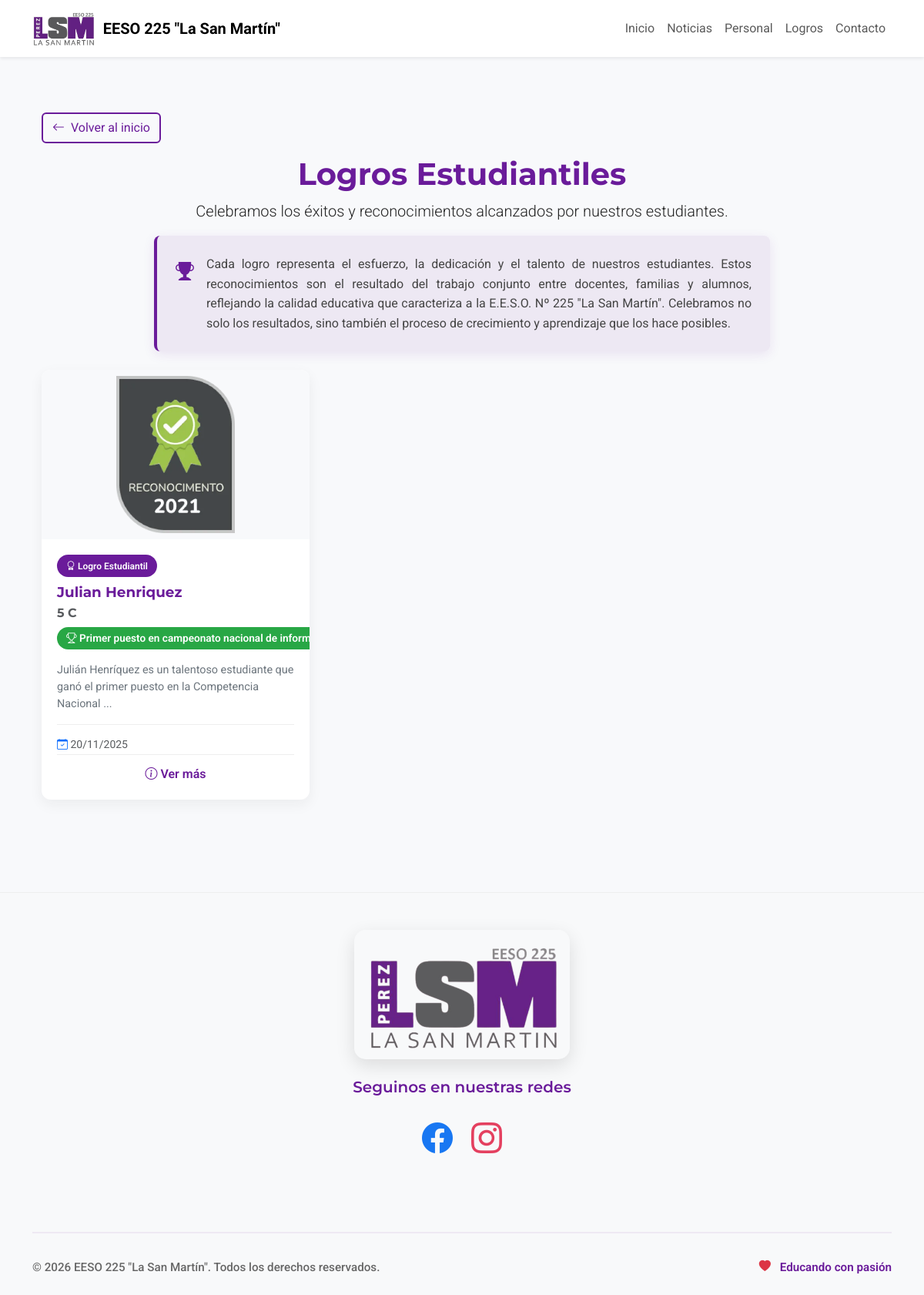
The page /logros.php on the database its author committed.
### tables this page shows
CREATE TABLE `logros_estudiantiles` (
  `id` int(11) NOT NULL,
  `nombre_estudiante` varchar(100) NOT NULL,
  `curso_division` varchar(50) NOT NULL,
  `logro` varchar(200) NOT NULL,
  `descripcion` text NOT NULL,
  `foto` varchar(255) DEFAULT NULL,
  `fecha_logro` date DEFAULT NULL,
  `visible` tinyint(1) NOT NULL DEFAULT 1,
  `fecha_creacion` timestamp NOT NULL DEFAULT current_timestamp()
);

### config/database.php (called while the page is built, shortened)
<?php
function truncarTexto($texto, $longitud = 100, $sufijo = '...') {
    return substr($texto, 0, $longitud) . $sufijo;
}

### logros.php (the view, shortened to what this page needs)
<?php
require_once __DIR__ . '/config/config.php';
require_once __DIR__ . '/config/database.php';
require_once __DIR__ . '/header.php';
$mysqli = get_mysqli();
$stmt = $mysqli->prepare("SELECT * FROM logros_estudiantiles WHERE visible = 1 ORDER BY fecha_logro DESC, fecha_creacion DESC");
$stmt->execute();
$logros = $stmt->get_result()->fetch_all(MYSQLI_ASSOC);
?>
<section id="logros-estudiantiles" class="py-5">
    <div class="container" data-aos="fade-up">
        <div class="mb-3">
            <a href="index.php" class="btn btn-outline-violeta">
                <i class="bi bi-arrow-left me-2"></i>Volver al inicio
            </a>
        </div>
        <div class="section-header text-center mb-4">
            <h1 style="color: var(--color-violeta); font-family: 'Montserrat', sans-serif;">Logros Estudiantiles</h1>
            <p class="lead">Celebramos los éxitos y reconocimientos alcanzados por nuestros estudiantes.</p>
            <div class="logros-description">
                <div class="description-content mx-auto" style="max-width: 800px;">
                    <div class="info-box p-4 rounded-3 mb-4" style="background: rgba(106, 27, 154, 0.08); border-left: 4px solid var(--color-violeta);">
                        <div class="d-flex align-items-start">
                            <i class="bi bi-trophy-fill text-primary me-3 mt-1" style="font-size: 1.5rem; color: var(--color-violeta) !important;"></i>
                            <div>
                                <p class="mb-0" style="text-align: justify; line-height: 1.6; color: #444;">
                                    Cada logro representa el esfuerzo, la dedicación y el talento de nuestros estudiantes. Estos reconocimientos son el resultado del trabajo conjunto entre docentes, familias y alumnos, reflejando la calidad educativa que caracteriza a la E.E.S.O. Nº 225 "La San Martín". Celebramos no solo los resultados, sino también el proceso de crecimiento y aprendizaje que los hace posibles.
                                </p>
                            </div>
                        </div>
                    </div>
                </div>
            </div>
        </div>
        <?php if (!empty($logros)): ?>
            <div class="row gy-4">
                <?php foreach ($logros as $index => $logro): ?>
                <div class="col-xl-4 col-md-6 d-flex" data-aos="fade-up" data-aos-delay="<?= 50 * ($index + 1) ?>">
                    <div class="achievement-item h-100" data-bs-toggle="modal" data-bs-target="#modalLogro<?= $logro['id'] ?>" role="button">
                        <?php if (!empty($logro['foto'])): ?>
                        <div class="achievement-img">
                            <img src="<?= htmlspecialchars($logro['foto']) ?>" class="img-fluid"
                                 alt="<?= htmlspecialchars($logro['logro']) ?>">
                        </div>
                        <?php endif; ?>
                        <div class="achievement-content">
                            <div class="achievement-category">
                                <span class="badge bg-primary mb-2">
                                    <i class="bi bi-award"></i> Logro Estudiantil
                                </span>
                            </div>
                            <h4 class="achievement-title">
                                <?= htmlspecialchars($logro['nombre_estudiante']) ?>
                            </h4>
                            <h6 class="text-muted">
                                <?= htmlspecialchars($logro['curso_division']) ?>
                            </h6>
                            <div class="logro-type mb-3">
                                <span class="badge bg-success">
                                    <i class="bi bi-trophy"></i> <?= htmlspecialchars($logro['logro']) ?>
                                </span>
                            </div>
                            <?php if (!empty($logro['descripcion'])): ?>
                                <p class="achievement-description">
                                    <?= truncarTexto(strip_tags($logro['descripcion']), 100) ?>
                                </p>
                            <?php endif; ?>
                            <?php if (!empty($logro['fecha_logro'])): ?>
                            <div class="achievement-meta">
                                <small class="text-muted">
                                    <i class="bi bi-calendar-check text-primary"></i>
                                    <?= date('d/m/Y', strtotime($logro['fecha_logro'])) ?>
                                </small>
                            </div>
                            <?php endif; ?>
                            <div class="achievement-footer mt-auto">
                                <span class="text-violeta fw-semibold"><i class="bi bi-info-circle me-1"></i>Ver más</span>
                            </div>
                        </div>
                    </div>
                </div>
                <?php endforeach; ?>
            </div>
        <?php endif; ?>
    </div>
</section>
<?php require_once __DIR__ . '/footer.php';

### assets/css/admin-styles.css (style rules this page uses)
:root { --color-violeta: #6A1B9A; --color-gris: #616161; --color-blanco: #FFFFFF; --color-violeta-claro: #8E24AA; --color-gris-claro: #9E9E9E; --color-gris-muy-claro: #F5F5F5; --color-success: #28a745; --color-warning: #ffc107; --color-danger: #dc3545; --color-info: #17a2b8; }
body { font-family: 'Roboto', sans-serif; background-color: var(--color-gris-muy-claro); color: #333; line-height: 1.6; }
h1, h2, h3, h4, h5, h6 { font-family: 'Montserrat', sans-serif; font-weight: 700; color: var(--color-violeta); }
.badge { font-weight: 600; padding: 8px 12px; border-radius: 20px; }
.badge.bg-primary { background-color: var(--color-violeta) !important; }
.badge.bg-success { background-color: var(--color-success) !important; }

### assets/css/style.css (style rules this page uses)
:root { --color-violeta: #6A1B9A; --color-gris: #616161; --color-blanco: #ffffff; --accent: #8E24AA; }
body { font-family: 'Roboto', sans-serif; background: #f8f9fb; color: #222; }
main section { padding-top: clamp(2rem, 3.5vw, 3.5rem); padding-bottom: clamp(2rem, 3.5vw, 3.5rem); }
.section-header { margin-bottom: 1.25rem; }
.btn-outline-violeta { color: var(--color-violeta); border: 2px solid var(--color-violeta); background: transparent; }
.galeria-description .info-box, .noticias-description .info-box, .personal-description .info-box, .logros-description .info-box, .contacto-description .info-box { box-shadow: 0 4px 15px rgba(106, 27, 154, 0.1); transition: transform 0.3s ease; }
.achievement-item { background: #fff; border-radius: 12px; overflow: hidden; box-shadow: 0 6px 18px rgba(33, 37, 41, 0.06); transition: all 0.3s ease; display: flex; flex-direction: column; height: 100%; cursor: pointer; position: relative; }
.achievement-img { width: 100%; height: 220px; overflow: hidden; display: flex; align-items: center; justify-content: center; background: #f8f9fb; }
.achievement-img img { width: 100%; height: 100%; object-fit: contain; object-position: center; transition: transform 0.2s ease; padding: 8px; }
.achievement-content { padding: 1.25rem; flex-grow: 1; display: flex; flex-direction: column; }
.achievement-title { font-family: 'Montserrat', sans-serif; font-weight: 700; font-size: 1.15rem; color: var(--color-violeta); margin-bottom: 0.35rem; line-height: 1.3; }
.achievement-description { font-size: 0.9rem; color: #6c757d; line-height: 1.5; margin-bottom: 1rem; flex-grow: 1; }
.achievement-meta { margin-top: auto; padding-top: 0.75rem; border-top: 1px solid #eee; }
.achievement-footer { padding-top: 0.75rem; border-top: 1px solid #eee; text-align: center; }
.logro-type .badge { font-size: 0.85rem; padding: 0.5rem 0.75rem; }
.text-violeta { color: var(--color-violeta) !important; }

### rows shown on the page
logros_estudiantiles: foto (picture), nombre_estudiante "Julian Henriquez", curso_division "5 C", logro "Primer puesto en campeonato nacional de…", descripcion "Julián Henríquez es un talentoso estudiante que ganó el primer puesto en la Competencia Nacional ...", fecha_logro "20/11/2025"

### other values the page prints
ESCUELA_NOMBRE_CORTO "EESO 225 \"La San Martín\""
